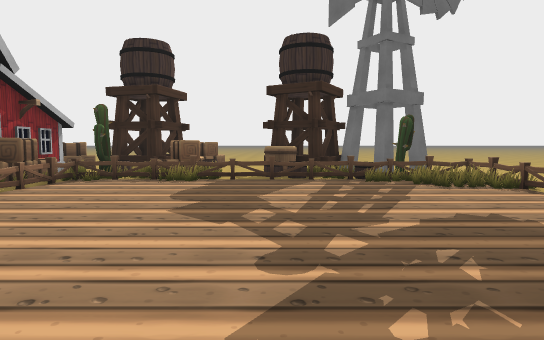
[1] (above)

13 first-person views from a walk through a 3-D level made in the Unity game engine. The camera is 1.3 m above the floor, tilts 4° down and sees 75° across. The floor is counted in squares, 1 m on a side. Each view is taken from the middle of a square. On the plan, view 1 faces up. The plan holds only what a view shows up to about 15 squares ahead; the rest is blank. The place goes on beyond the plan. The player character is not drawn.

[2]
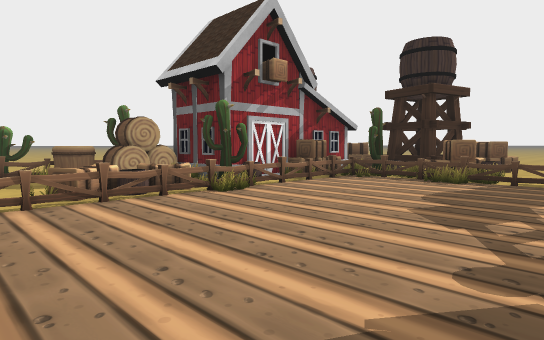

[3]
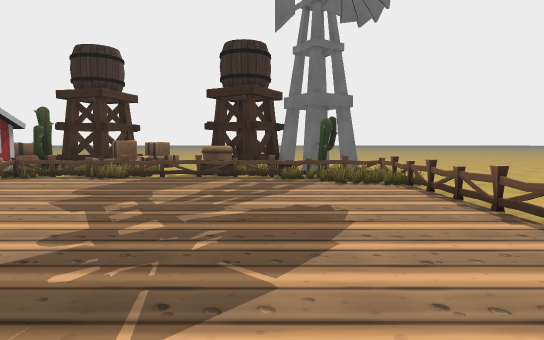

[4]
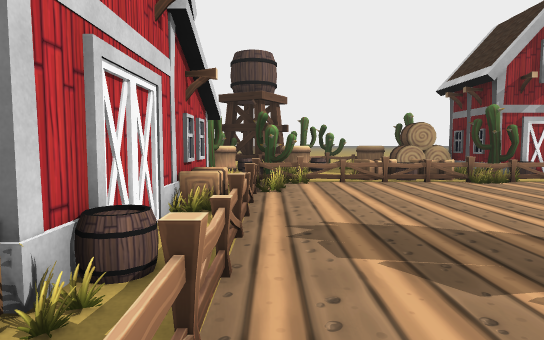

[5]
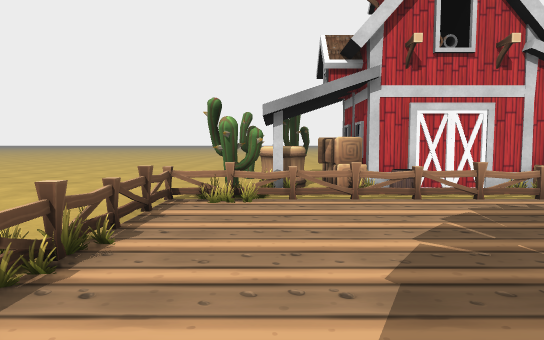

[6]
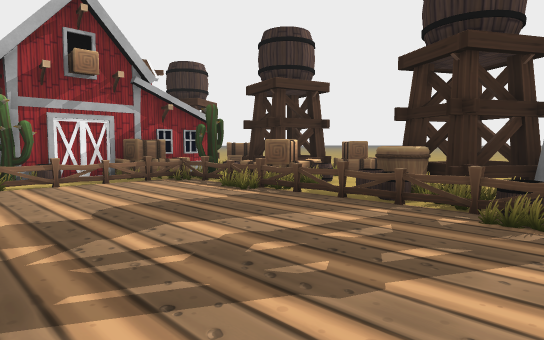

[7]
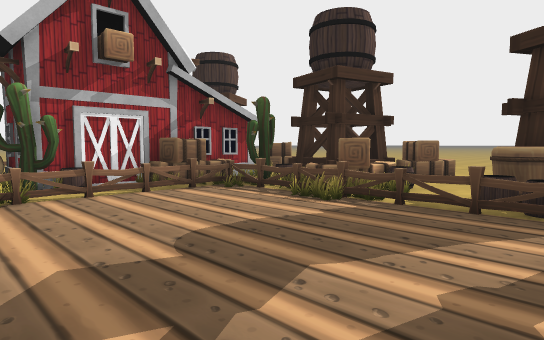

[8]
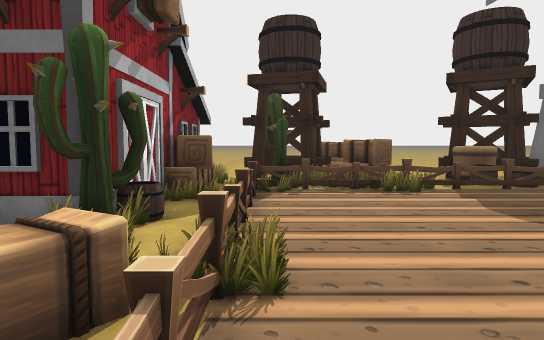

[9]
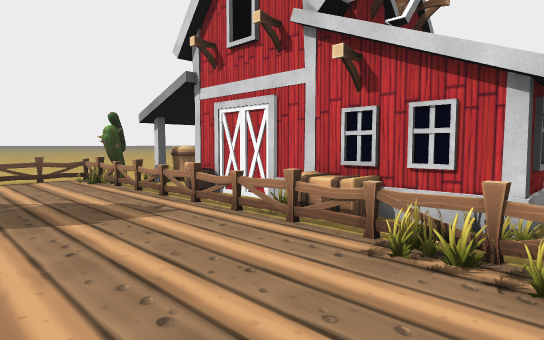

[10]
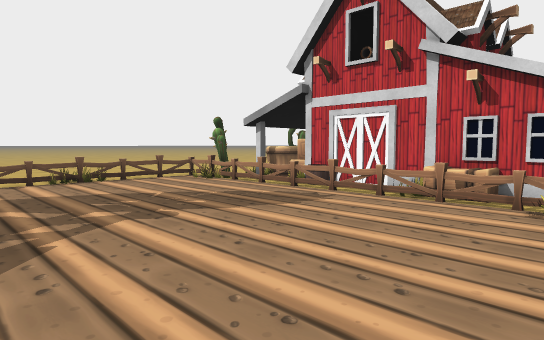

[11]
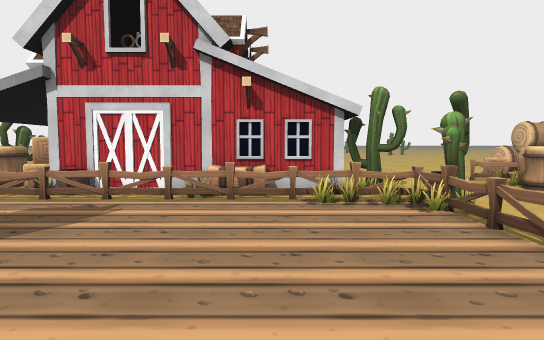

[12]
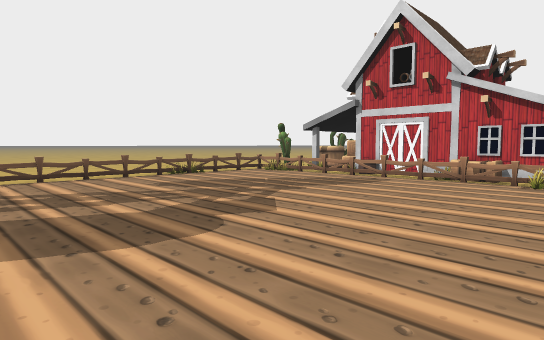

[13]
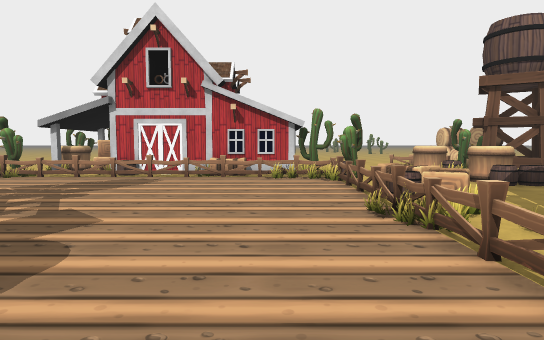

### Floor plan
Key: @ floor where view 1 was taken; # wall or solid block; x gap in a wall; . floor; = window, fence, low wall or low ledge; ^ raised ledge; W windmill.
Columns run from 10 left of view 1 to 8 right of it. Each row starts with its distance up from view 1.
 16 #= #==^^= ^^#= WWW
 15 #= #==^#..^#==#W#
 14 #^=#====x======##=
 13 #^==..==.....======
 12 #^.............====
 11 #=.............====
 10 #=................=
  9 ##................=
  8 ##................x
  7 #.==..............=
  6  ^==..............=
  5 =^=...............x
  4 #==...............=
  3 ===..............==
  2 #==...............x
  1  .................=
  0  .##......@.......=
 -1  ##===..........===
 -2  #=====^=======###.
 -3  ############==##
 -4             ##^#

Where each view was taken, in squares from view 1:
view 1: 0 up, 0 right, facing up
view 2: 0 up, 1 right, facing up-left
view 3: 1 down, 3 right, facing up
view 4: 1 down, 5 right, facing left
view 5: 7 up, 5 right, facing down
view 6: 6 up, 5 right, facing up-left
view 7: 6 up, 2 right, facing up-left
view 8: 3 up, 7 left, facing up
view 9: 3 up, 7 left, facing down-right
view 10: 7 up, 6 left, facing down-right
view 11: 7 up, 4 left, facing down
view 12: 12 up, 7 left, facing down-right
view 13: 13 up, 5 left, facing down
